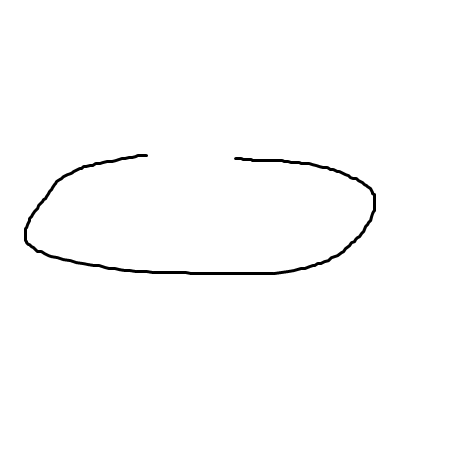
#> input picture be/images/open_ellip.png, 450 x 450 px, found by its file name
$ python circularity2.py
#> lines starting #> are read from the running program, lines starting #| are printed output that depends on the picture; after the words box and inside, x2 and y2 are one past the last pixel; in counts of white or black regions, pixels touching at a corner belong together
import cv2
import numpy as np

def calculate_ellipse_aspect_ratio(contour):
    if len(contour) < 5:
        return None

    ellipse = cv2.fitEllipse(contour)
    (center, (MA, ma), angle) = ellipse

    # 장축과 단축의 비율 계산
    aspect_ratio = ma / MA

    return aspect_ratio

def detect_shapes(image_path):
    # 이미지 읽기
#> called with image_path = './images/open_ellip.png'
    image = cv2.imread(image_path)
#> image is the input picture: shape (450, 450, 3); min 0, max 255, mean 252.3
    gray = cv2.cvtColor(image, cv2.COLOR_BGR2GRAY)

    # 가장자리 검출
    edges = cv2.Canny(gray, 50, 150)
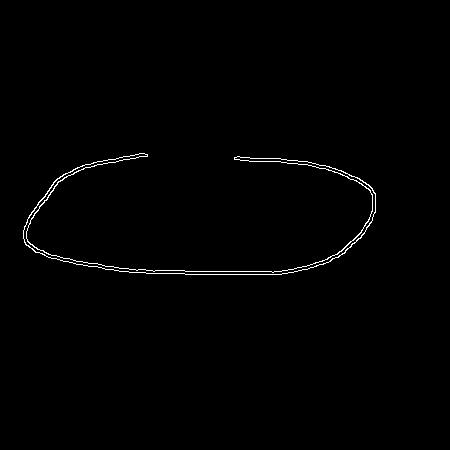
#> edges: shape (450, 450); 0.76% white in thin lines or dots, all inside (x1, y1, x2, y2) = (23, 153, 376, 275)

    # 윤곽선 검출
    contours, _ = cv2.findContours(edges, cv2.RETR_TREE, cv2.CHAIN_APPROX_SIMPLE)
#> contours = 2 contours; box (x1, y1, x2, y2) and area: (23, 153, 376, 275) 2240, (23, 153, 376, 275) 2036

    for contour in contours:
        aspect_ratio = calculate_ellipse_aspect_ratio(contour)

        if aspect_ratio:
            # 타원의 축 비율을 시각적으로 표시
            x, y, w, h = cv2.boundingRect(contour)
            cv2.rectangle(image, (x, y), (x + w, y + h), (0, 255, 0), 2)
            cv2.putText(image, f'Aspect Ratio: {aspect_ratio:.2f}', (x, y - 10), cv2.FONT_HERSHEY_SIMPLEX, 0.5, (0, 255, 0), 2)
#> this loop made 2 passes
#> (center in calculate_ellipse_aspect_ratio, MA in calculate_ellipse_aspect_ratio, ma in calculate_ellipse_aspect_ratio, angle in calculate_ellipse_aspect_ratio, aspect_ratio, x, y, w) on passes 1 to 2: ((201, 215), 127.3, 355.6, 89.08, 2.79, 23, 153, 353), ((200.9, 214.9), 127.1, 355.5, 89.11, 2.8, 23, 153, 353)
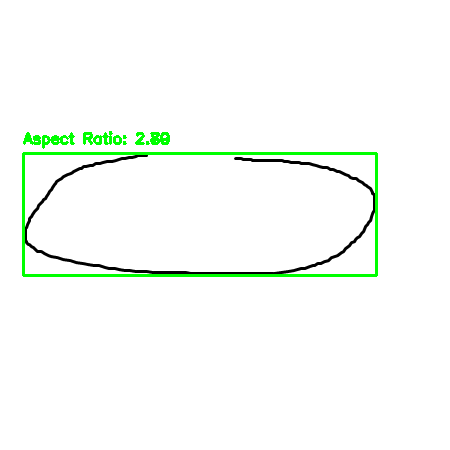
#> image: shape (450, 450, 3); 1.92% of pixels changed, all inside (x1, y1, x2, y2) = (22, 131, 378, 277)

    # 결과 이미지 표시
    cv2.imshow('Detected Shapes', image)
    cv2.waitKey(0)
    cv2.destroyAllWindows()

# [6 lines of commented-out code are left out]
detect_shapes('./images/open_ellip.png')

$ run again, with be/images/sqare.png copied over be/images/open_ellip.png
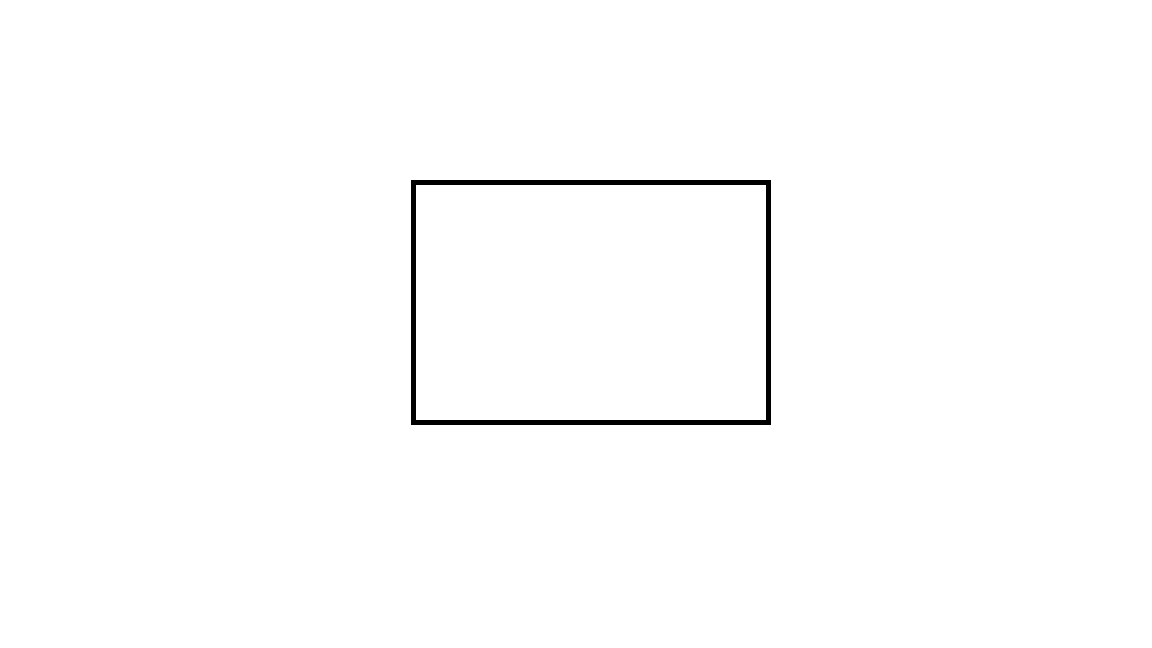
#> input picture be/images/sqare.png, 1152 x 648 px, found by its file name
#> in detect_shapes, image is the input picture: shape (648, 1152, 3); 99.2% white; 1 black region, box (x1, y1, x2, y2) and area: (411, 180, 771, 425) 5950
#> in detect_shapes, `edges = cv2.Canny(gray, 50, 150)`:
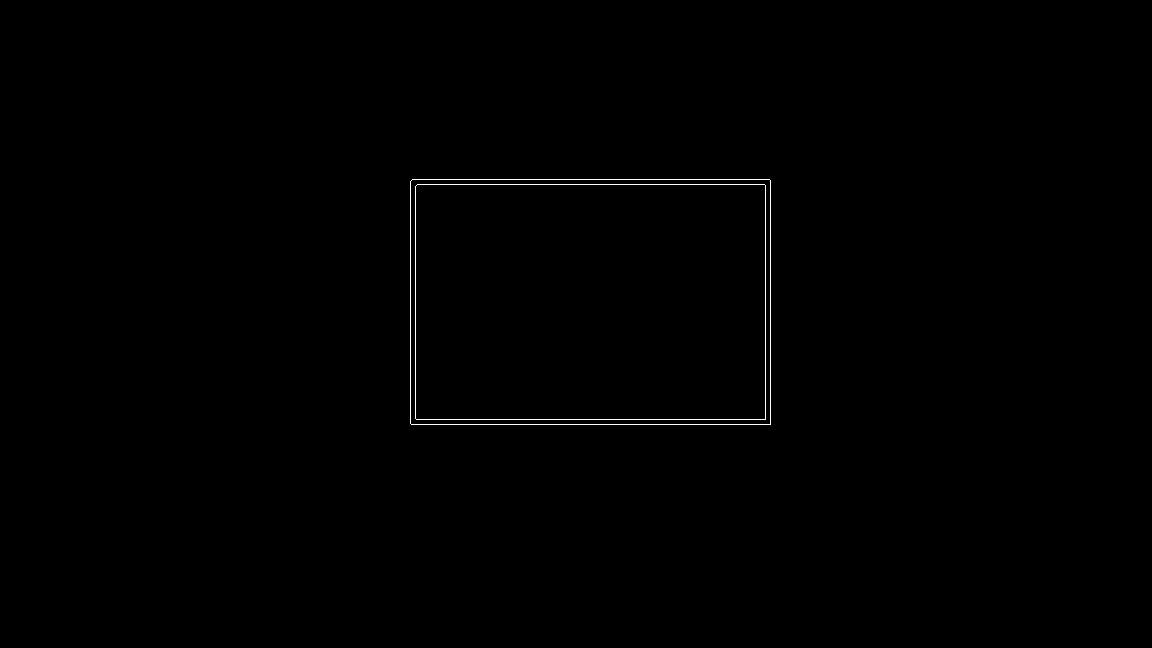
#> edges: shape (648, 1152); 0.32% white in thin lines or dots, all inside (x1, y1, x2, y2) = (410, 179, 771, 425)
#> contours = 4 contours; box (x1, y1, x2, y2) and area: (410, 179, 771, 425) 88197, (410, 179, 771, 425) 88196, (415, 184, 766, 420) 82247, (415, 184, 766, 420) 82246
#> the loop in detect_shapes, `for contour in contours:` made 4 passes
#> (center in calculate_ellipse_aspect_ratio, MA in calculate_ellipse_aspect_ratio, ma in calculate_ellipse_aspect_ratio, angle in calculate_ellipse_aspect_ratio, aspect_ratio, x, y, w) on passes 1 to 4: ((590.5, 302), 383.6, 465.3, 90, 1.21, 410, 179, 361), ((590.2, 301.7), 383.2, 464.9, 89.75, 1.21, 410, 179, 361), ((590.5, 302), 369.4, 451.1, 90, 1.22, 415, 184, 351), ((590.2, 301.7), 369, 450.7, 89.75, 1.22, 415, 184, 351)
#> after the loop in detect_shapes, `for contour in contours:`:
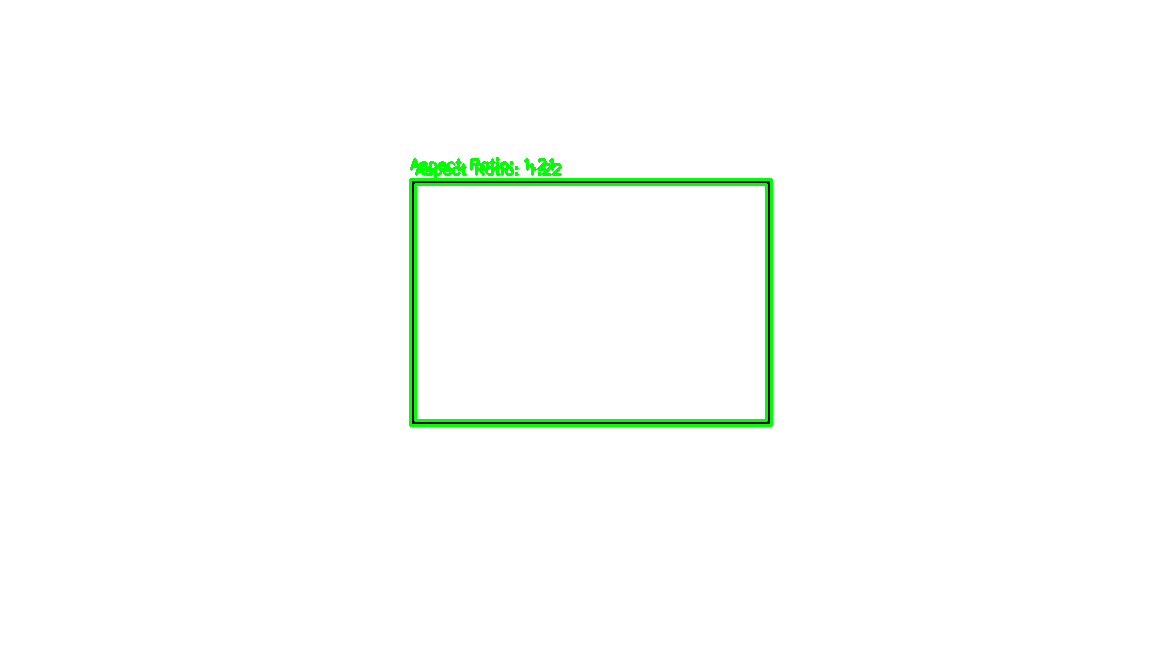
#> image: shape (648, 1152, 3); 1.17% of pixels changed, all inside (x1, y1, x2, y2) = (409, 157, 773, 427)

$ run again, with be/images/ellipse.png copied over be/images/open_ellip.png
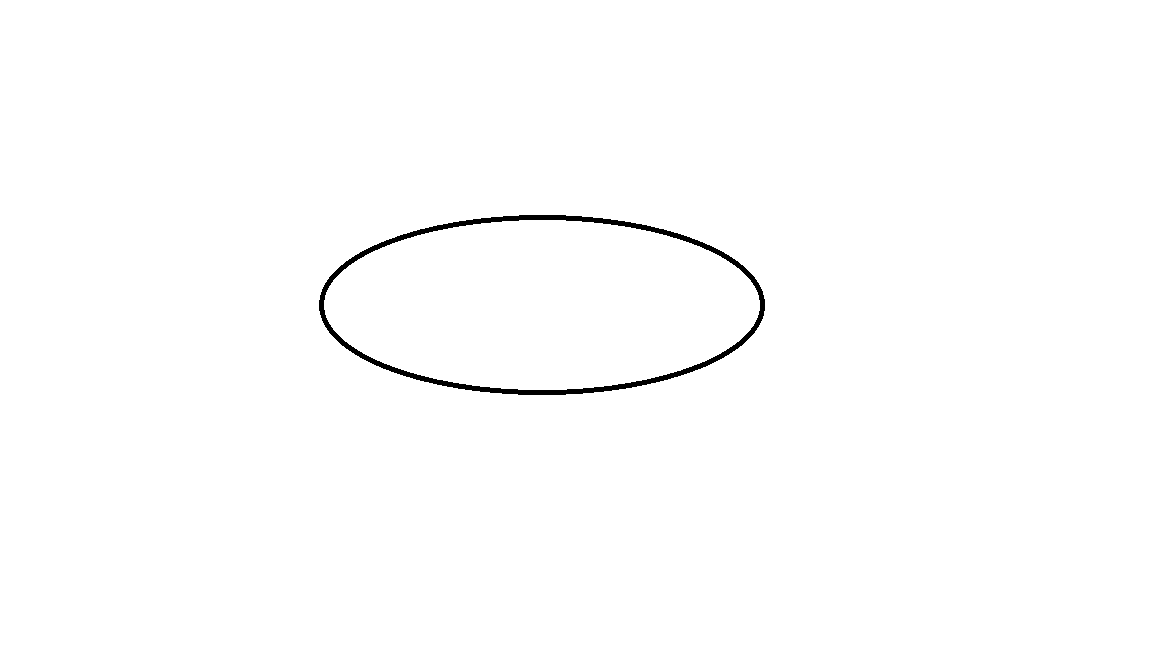
#> input picture be/images/ellipse.png, 1152 x 648 px, found by its file name
#> in detect_shapes, image is the input picture: shape (648, 1152, 3); 99.3% white; 1 black region, box (x1, y1, x2, y2) and area: (319, 215, 765, 395) 5040
#> in detect_shapes, `edges = cv2.Canny(gray, 50, 150)`:
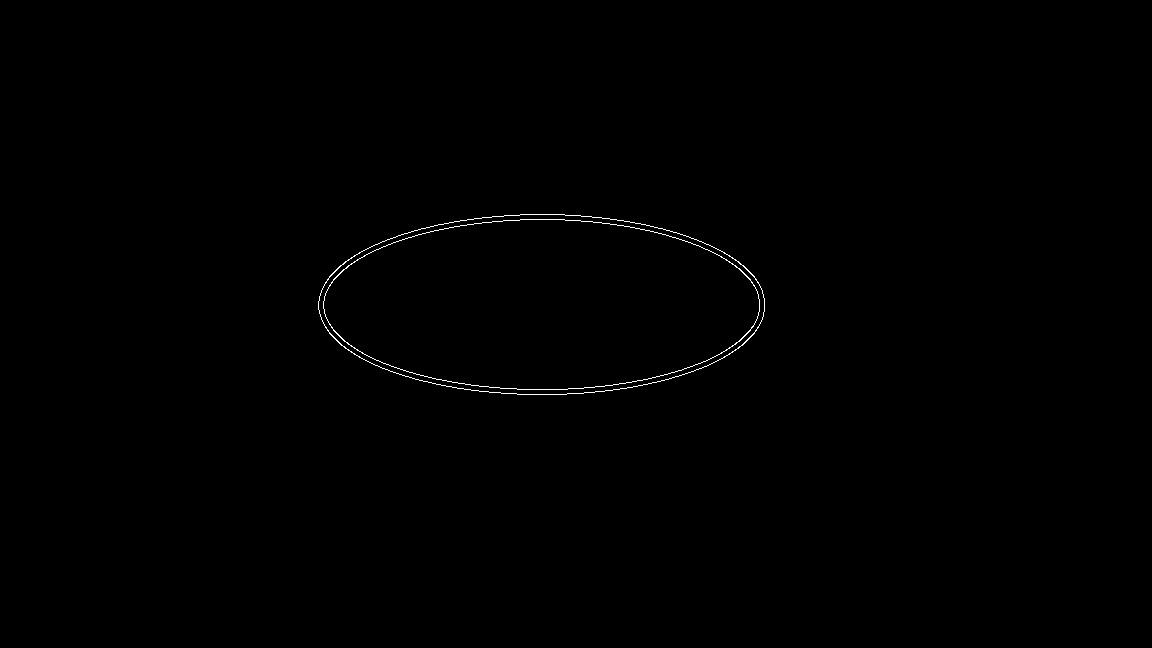
#> edges: shape (648, 1152); 0.28% white in thin lines or dots, all inside (x1, y1, x2, y2) = (318, 214, 765, 395)
#> contours = 4 contours; box (x1, y1, x2, y2) and area: (318, 214, 765, 395) 63170, (318, 214, 765, 395) 63088, (323, 219, 760, 390) 58128, (323, 219, 760, 390) 58050
#> the loop in detect_shapes, `for contour in contours:` made 4 passes
#> (ellipse in calculate_ellipse_aspect_ratio, MA in calculate_ellipse_aspect_ratio, ma in calculate_ellipse_aspect_ratio, aspect_ratio, x, y, w, h) on passes 1 to 4: (((541.5, 304.3), (180.1, 446.8), 90), 180.1, 446.8, 2.48, 318, 214, 447, 181), (((541.5, 304.3), (180.1, 446.4), 90), 180.1, 446.4, 2.48, 318, 214, 447, 181), (((541.5, 304.3), (169.7, 435.7), 90), 169.7, 435.7, 2.57, 323, 219, 437, 171), (((541.5, 304.3), (169.7, 435.3), 90), 169.7, 435.3, 2.56, 323, 219, 437, 171)
#> after the loop in detect_shapes, `for contour in contours:`:
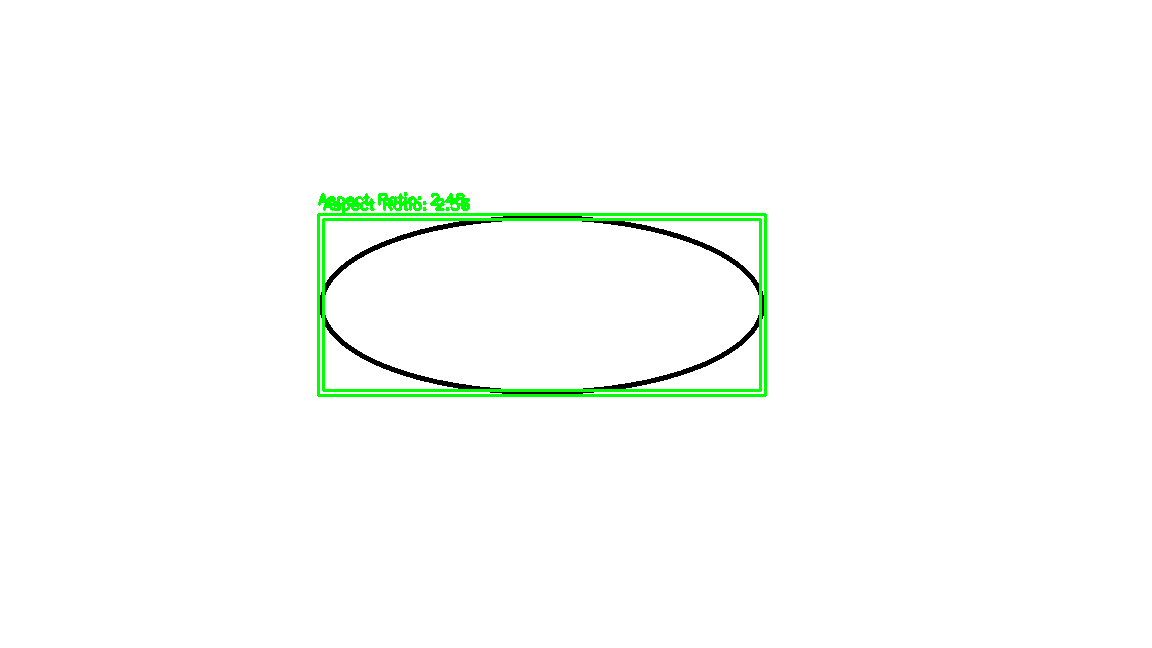
#> image: shape (648, 1152, 3); 1.21% of pixels changed, all inside (x1, y1, x2, y2) = (317, 192, 767, 397)

$ run again, with be/images/circle.png copied over be/images/open_ellip.png
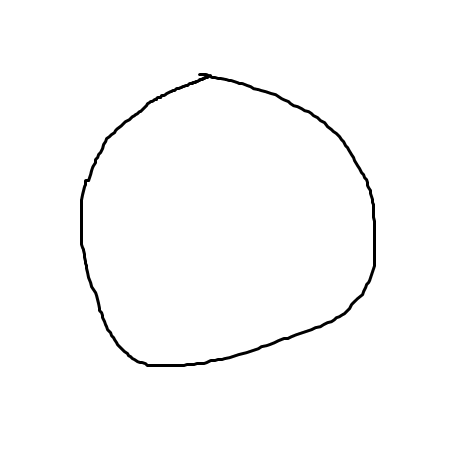
#> input picture be/images/circle.png, 450 x 450 px, found by its file name
#> in detect_shapes, image is the input picture: shape (450, 450, 3); min 0, max 255, mean 251.4
#> in detect_shapes, `edges = cv2.Canny(gray, 50, 150)`:
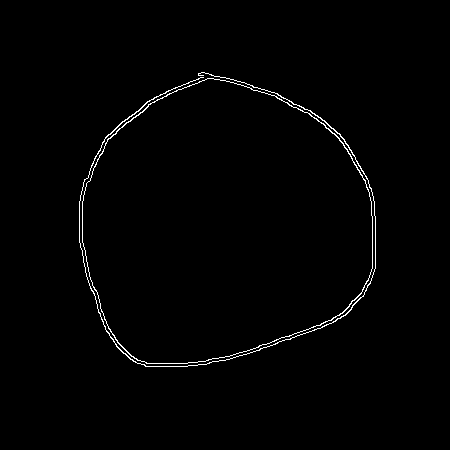
#> edges: shape (450, 450); 1% white in thin lines or dots, all inside (x1, y1, x2, y2) = (79, 72, 376, 367)
#> contours = 3 contours; box (x1, y1, x2, y2) and area: (82, 78, 373, 364) 64436, (82, 78, 373, 364) 64252, (79, 72, 376, 367) 198
#> the loop in detect_shapes, `for contour in contours:` made 3 passes
#> (center in calculate_ellipse_aspect_ratio, MA in calculate_ellipse_aspect_ratio, ma in calculate_ellipse_aspect_ratio, angle in calculate_ellipse_aspect_ratio, aspect_ratio, x, y, w) on passes 1 to 3: ((222.3, 223.4), 275.2, 298.3, 75.51, 1.08, 82, 78, 291), ((222.1, 223.8), 275.2, 297.8, 74.3, 1.08, 82, 78, 291), ((222.2, 223.4), 282.8, 303.6, 73.31, 1.07, 79, 72, 297)
#> after the loop in detect_shapes, `for contour in contours:`:
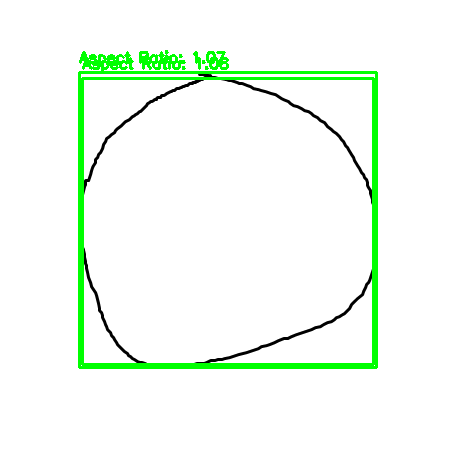
#> image: shape (450, 450, 3); 4.26% of pixels changed, all inside (x1, y1, x2, y2) = (78, 50, 378, 369)
